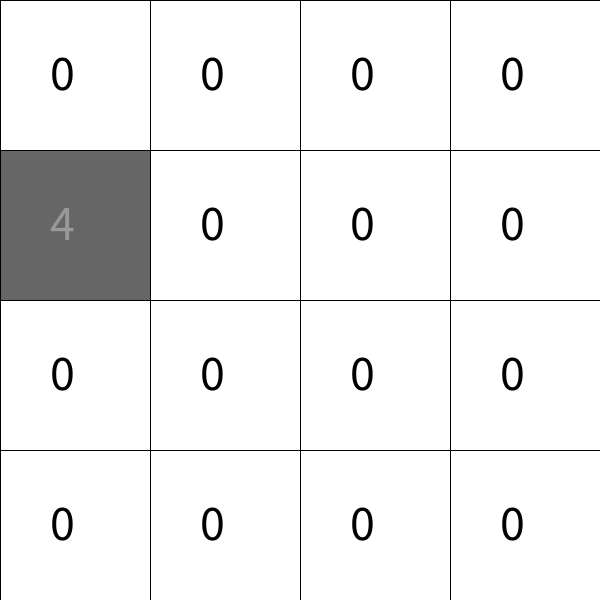
Frame 1 (no input)
Frame 60 (the mouse pressed at the canvas centre just before this capture): identical to frame 1, image omitted
Frame 120 (the mouse held since frame 60 and released just before this capture): identical to frame 1, image omitted

The Processing sketch that drew this single still picture (run headless with seeded random() and noise(); from frame 60 on, the mouse is pressed at the canvas centre):

// Processing sketch: sketch_2048
// ── sketch_2048.pde
//import java.util.Scanner;
Main g = new Main();
char inp;

int gameOverStatus = 0;

void setup(){
  size(600,600);
  
  g.wipe();
}

void keyPressed(){
  if(key == 'W') inp = 'W';
  if(key == 'A') inp = 'A';
  if(key == 'S') inp = 'S';
  if(key == 'D') inp = 'D';
}

void draw(){
  background(0);
  g.display();
  //while (gameOverStatus != 0){
      int[] v = new int[2];
      
      switch(inp){
          case 'W': v[0] =  0; v[1] = -1; break;
          case 'A': v[0] = -1; v[1] =  0; break;
          case 'S': v[0] =  0; v[1] =  1; break;
          case 'D': v[0] =  1; v[1] =  0; break;
          //default: println("oops");
      }
      if(inp != '0'){
      g.compress(v);
      g.merge(v);
      g.compress(v);
      g.ranGen();
      gameOverStatus = g.isGameOver();
      inp = '0';  
    }
      g.display();
      
  //}
  if(gameOverStatus == 1)System.out.println("You win");
  else if(gameOverStatus == -1) System.out.println("You Lose");
  //noLoop();
  
}

// ── Main.pde
public class Main{
    int board[][] = new int[4][4];
     int[] n = {0,1};
     int[] e = {1,0};
     int[] s = {0, -1};
     int[] w = {-1,0};

     void ranGen(){
        if(slotsEmpty()==0) return;
        int[][] possibleGenerations = new int[16][2];
        int k = 0;
        for(int y = 0; y<board.length; y++){
            for(int x = 0; x<board[y].length; x++){
                if(board[x][y] == 0) {
                    possibleGenerations[k][0] = x;
                    possibleGenerations[k][1] = y;
                    k++;
                }
            }
        }
        
        int randomPos = (int) (Math.random()*(k+1));
        int randomValues[] = {2,4};
        println("Helo" + randomPos);
        board[possibleGenerations[randomPos][0]][possibleGenerations[randomPos][1]] = randomValues[(int)(Math.random()*2)];
        
    }

     public void wipe(){
        for (int i = 0; i<board[0].length; i++){
            for (int j = 0; j<board[i].length; j++){
                board[i][j] = 0;
            }
        }
        ranGen();
        ranGen();
    }

     void display(){
        float d = 600/4;
        for(int i = 0; i<board.length; i++){
          for(int j = 0; j<board[i].length; j++){
            float c = 512/(board[i][j]+1);
            fill(c);
            rect(j*d, i*d, d ,d);
            fill(255-c);
            textSize(50);
            text("" + board[i][j], j*d+50, i*d+90);
          }
        }
    }
    
     int slotsEmpty(){
        int count = 0;
        for(int i = 0; i<board.length; i++){
            for(int j =0; j<board[0].length; j++){
                if(board[i][j] == 0) count++;
            }
        }
        return count;
    }

     int isGameOver(){
        int zCount = 0;
        for(int i =0; i<board.length; i++){
            for(int j =0; j<board[i].length; j++){
                if (board[j][i] == 2048){
                    return 1;
                }
                if(board[j][i] == 0){
                    zCount++;
                }
            }
        }
        if(zCount == 0 && !isMergePoss()){
            return -1;
        }
        return 0; // ongoing
    }

     void compress(int[] v){
        boolean swapped = true; // to displace again and again until all the values are displace completely
        int startX, startY, endX, endY;
        // calculating the starting and ending value for the loop to iterate
        if(v[0] < 0 || v[1] < 0){
            startX = Math.abs(v[0]);
            startY = Math.abs(v[1]);
            endY = board.length;
            endX = board[0].length;
        }else{
            startX = 0;
            startY = 0;
            endY = board.length-v[1];
            endX = board[0].length-v[0];
        }
        while(swapped){
            swapped = false;
            for(int y = startY; y<endY; y++){
                // recalculating the ending values for the arrays that are not perfect( i mean have different lengths)
                if(v[0] < 0 || v[1] < 0){
                    endY = board.length;
                    endX = board[y].length;
                }else{
                    endY = board.length-v[1];
                    endX = board[y].length-v[0];
                }
                for(int x = startX; x<endX; x++){
                    if(board[y][x] > 0 && board[y+v[1]][x+v[0]] == 0){
                        board[y+v[1]][x+v[0]] = board[y][x];
                        board[y][x] = 0;
                        swapped  = true;
                    }
                }
            }
        }
    }

     void merge(int[] v){
        boolean swapped = true; // to displace again and again until all the values are displace completely
        int startX, startY, endX, endY;
        // calculating the starting and ending value for the loop to iterate
        if(v[0] < 0 || v[1] < 0){
            startX = Math.abs(v[0]);
            startY = Math.abs(v[1]);
            endY = board.length;
            endX = board[0].length;
        }else{
            startX = 0;
            startY = 0;
            endY = board.length-v[1];
            endX = board[0].length-v[0];
        }
        while(swapped){
            swapped = false;
            for(int y = startY; y<endY; y++){
                // recalculating the ending values for the arrays that are not perfect( i mean have different lengths)
                if(v[0] < 0 || v[1] < 0){
                    endY = board.length;
                    endX = board[y].length;
                }else{
                    endY = board.length-v[1];
                    endX = board[y].length-v[0];
                }
                for(int x = startX; x<endX; x++){
                    if(board[y][x] == board[y+v[1]][x+v[0]] && board[y][x] != 0){
                        board[y][x] = board[y+v[1]][x+v[0]] + board[y][x];
                        board[y+v[1]][x+v[0]] = 0;
                        swapped  = true;
                    }
                }
            }
        }
    }
    
     boolean isMergePoss(){
        for(int i = 0; i<board.length; i++){
            for(int j = 0; j<board[i].length; j++){
                int[][] valIndex = {{j+n[0], i+n[1]}, {j+s[0], i+s[1]}, {j+e[0], i+e[1]}, {j+w[0], i+w[1]}};
                for(int k = 0; k<valIndex.length; k++){
                    if(valIndex[k][0]>=0 && valIndex[k][1]>=0){
                    if(valIndex[k][0]<4 && valIndex[k][1]<4){
                        if(board[j][i] == board[valIndex[k][0]][valIndex[k][1]] && board[j][i] != 0) return true;
                    }
                    }
                }
            }
        }
        return false;
    }

}
